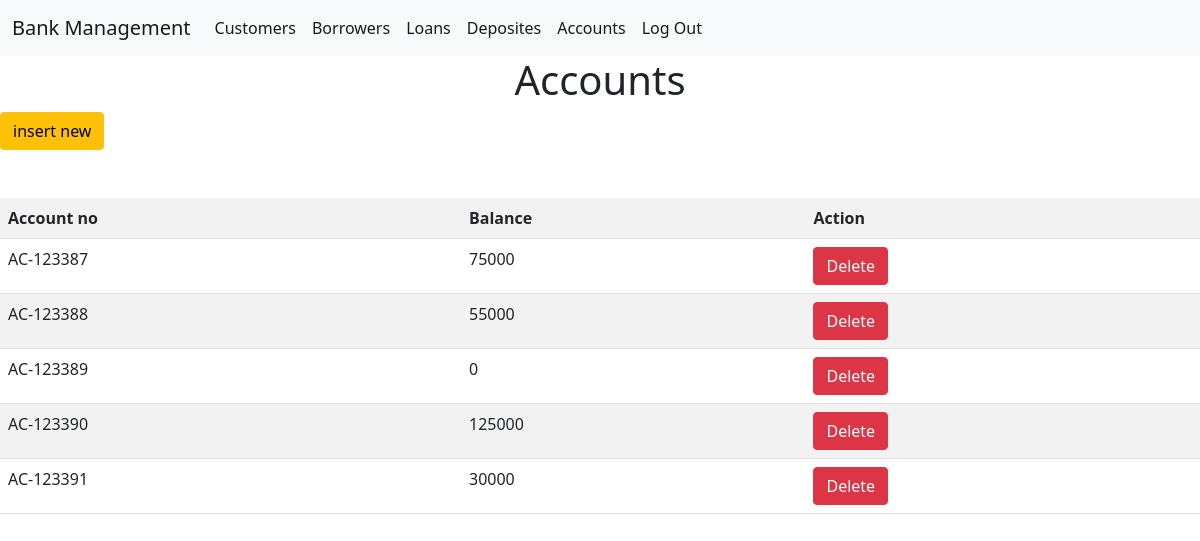
The app's page /admin_login/admin/index_acc.php with its own data.
### tables this page shows
CREATE TABLE `account` (
  `account_no` varchar(15) NOT NULL,
  `balance` int(25) NOT NULL
);

### admin_login/admin/index_acc.php (the view, shortened to what this page needs)
<?php
include("includes/database.php");
?>
<!DOCTYPE HTML>
<html>
<head>
   <link href="https://cdn.jsdelivr.net/npm/bootstrap@5.0.0-beta2/dist/css/bootstrap.min.css" rel="stylesheet"
>
</head>
<body>
<div>
<nav class="navbar navbar-expand-lg navbar-light bg-light ">
  <div class="container-fluid">
    <a class="navbar-brand" href="http://localhost/bank2/admin_login/admin/index_admin.php">Bank Management</a>
    <div class="collapse navbar-collapse " id="navbarSupportedContent" >
      <ul class="navbar-nav me-auto mb-2 mb-lg-0">
            <li class="nav-item">
            <a class="nav-link active" aria-current="page" href='index_cus.php'>Customers</a>
            </li>
            <li class="nav-item">
            <a class="nav-link active" aria-current="page" href='index_brr.php'>Borrowers</a>
            </li>
            <li class="nav-item">
            <a class="nav-link active" aria-current="page" href='index_loan.php'>Loans</a>
            </li>
            <li class="nav-item">
            <a class="nav-link active" aria-current="page" href='index_dep.php'>Deposites</a>
            </li>
            <li class="nav-item">
            <a class="nav-link active" aria-current="page" href='index_acc.php'>Accounts</a>
            </li>
            <li class="nav-item">
            <a class="nav-link active" aria-current="page" href='logout.php'>Log Out</a>
            </li>
        </ul>
    </div>
  </div>
</nav>
<h1 style='text-align:center'>Accounts</h1>
</div>
<form action="" method='POST'>
<input type="submit" class="btn btn-warning" name='btn' value='insert new'></input>
</form>
<br>
<br>
<table class='table table-striped'>
<tr>
<th>Account no</th>
<th>Balance</th>
<th>Action</th>
</tr>
<?php
$query="select * from account";
$run=mysqli_query($db_connect,$query);
if(mysqli_num_rows($run)>0){
while($row=mysqli_fetch_array($run)){
?>
<tr>
   <td><?php echo $row['account_no'];?></td>
   <td><?php echo $row['balance'];?></td>
   <td><a class="btn btn-danger" href="index_delacc.php?id=<?php echo $row['account_no']; ?>">Delete</a></td>
</tr>
<?php
}
}
?>
</table>
</body>
</html>

### records on screen
account: account_no "AC-123387", balance "75000"
account: account_no "AC-123388", balance "55000"
account: account_no "AC-123389", balance "0"
account: account_no "AC-123390", balance "125000"
account: account_no "AC-123391", balance "30000"
